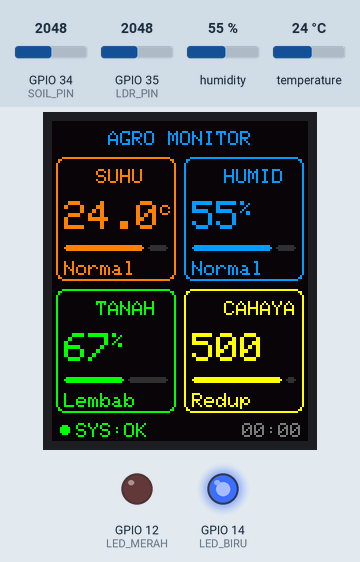
Recording of a sketch running on a simulated ESP32. Shown: 128×160 colour display, output pins drawn as LEDs (lit = HIGH). The inputs (shaded band) are chosen by the test bench; at power-on: GPIO 34 (SOIL_PIN) = 2048, GPIO 35 (LDR_PIN) = 2048, humidity 55 %, temperature 24 °C.

Above: at 1.3 s.
1.4 s: GPIO 34 (SOIL_PIN) set to 2462
At 3.1 s:
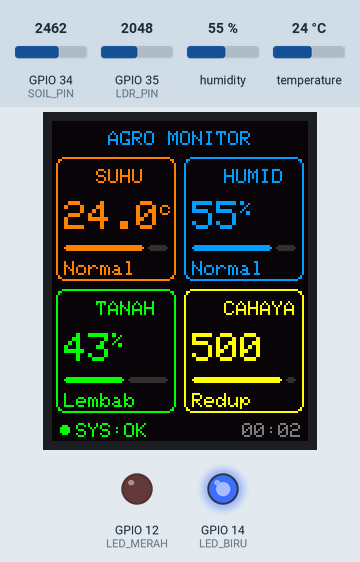
5.7 s: GPIO 34 (SOIL_PIN) set to 2563
At 6.8 s:
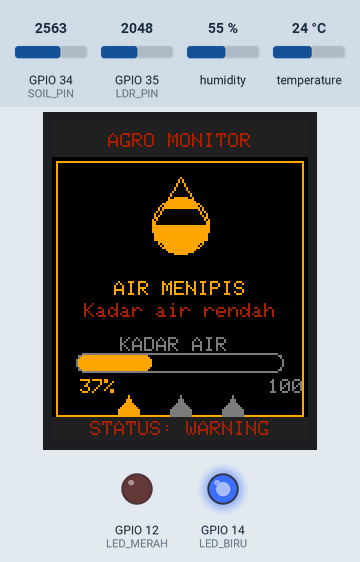
11.7 s: GPIO 35 (LDR_PIN) set to 444
At 13.1 s:
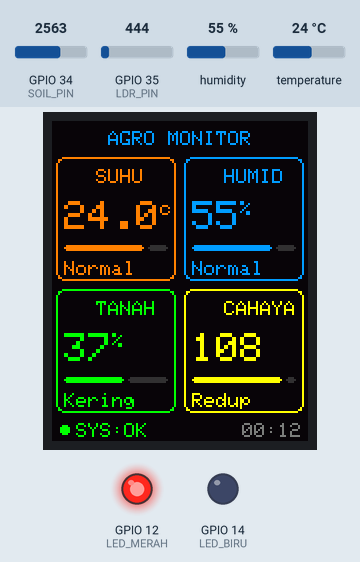
15.8 s: GPIO 35 (LDR_PIN) set to 393
At 16.7 s:
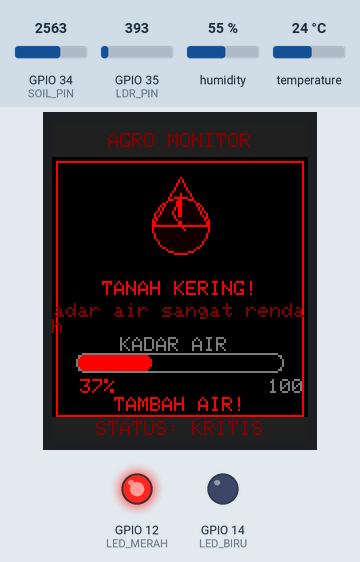
21.8 s: humidity set to 69 %
At 23.0 s:
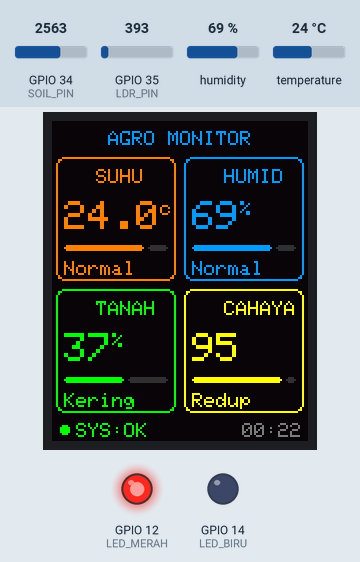
25.9 s: humidity set to 72 %
At 27.1 s:
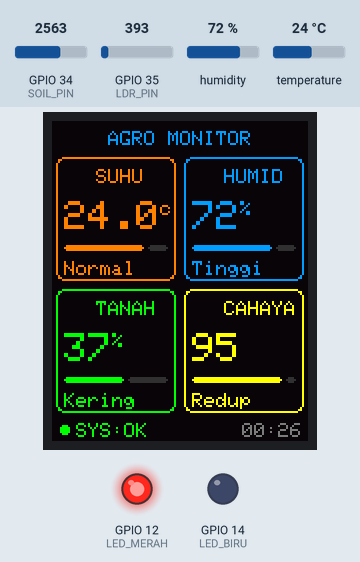
Timing chart, 0 to 28.9 s (numbered marks = the images above; inputs shaded):
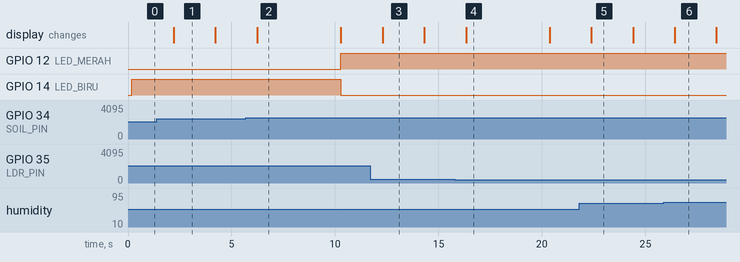

Measured:
- the behaviour switches between 2520 and 2521 on GPIO 34 (SOIL_PIN) (found by bisection; images 1 and 2)
- the behaviour switches between 410 and 409 on GPIO 35 (LDR_PIN) (found by bisection; images 3 and 4)
- the behaviour switches between 70 and 71 % on humidity (found by bisection; images 5 and 6)
- after the input at 5.7 s, GPIO 12 (LED_MERAH): LOW → HIGH after 4.6 s; GPIO 14 (LED_BIRU): HIGH → LOW after 4.6 s; the display: changes after 0.55 s (image 2)
- after the input at 15.8 s, the display: changes after 0.55 s (image 4)
- after the input at 25.9 s, the display: changes after 0.52 s (image 6)
- what the display in image 1 shows lasts 2.0 s, from 2.2 s to 4.2 s

The sketch:

code_offline.ino
```cpp
#include <Adafruit_GFX.h>
#include <Adafruit_ST7735.h>
#include <SPI.h>
#include <DHT.h>

// --- PIN HARDWARE ---
#define TFT_CS     5
#define TFT_RST    4
#define TFT_DC     2
#define DHTPIN     15
#define DHTTYPE    DHT22
#define SOIL_PIN   34
#define LDR_PIN    35   // <-- Pin AO dari Sensor Cahaya colok ke sini
#define LED_MERAH  12
#define LED_BIRU   14

// --- WARNA DASHBOARD UTAMA ---
#define C_BG       0x0821
#define C_ORANGE   0xFC00
#define C_CYAN     0x04FF
#define C_GREEN    0x07E0
#define C_YELLOW   0xFFE0
#define C_TEXT     0x7BEF

// --- WARNA UI WARNING DROP ---
#define COLOR_BG       0x0000
#define COLOR_HEADER   0x2104
#define COLOR_MUTED    0x7BEF
#define COLOR_GREEN    0x07E0
#define COLOR_GREEN_DK 0x03E0
#define COLOR_RED      0xF800
#define COLOR_RED_DK   0x8000
#define C_AMBER        0xFD20
#define C_AMBER_DK     0xA100

Adafruit_ST7735 tft = Adafruit_ST7735(TFT_CS, TFT_DC, TFT_RST);
DHT dht(DHTPIN, DHTTYPE);

// Kalibrasi Tanah
const int airKering = 3200;
const int airBasah  = 1500;

// ============================================================
// FUNGSI UI HELPER
// ============================================================
void drawHeader(const char* title, uint16_t color) {
  tft.fillRect(0, 0, 128, 18, COLOR_HEADER);
  tft.setTextColor(color); tft.setTextSize(1);
  int16_t x = (128 - strlen(title) * 6) / 2;
  tft.setCursor(x, 6); tft.print(title);
}

void drawFooter(const char* status, uint16_t color) {
  tft.fillRect(0, 148, 128, 12, COLOR_HEADER);
  tft.setTextColor(color); tft.setTextSize(1);
  int16_t x = (128 - strlen(status) * 6) / 2;
  tft.setCursor(x, 150); tft.print(status);
}

void drawCentered(const char* text, int16_t y, uint16_t color, uint8_t size = 1) {
  tft.setTextSize(size);
  int16_t x = (128 - strlen(text) * 6 * size) / 2;
  tft.setTextColor(color); tft.setCursor(x, y); tft.print(text);
}

// ============================================================
// FUNGSI UI WARNING TANAH (DROP ICON)
// ============================================================
void drawSoilBar(int pct, uint16_t fillCol) {
  tft.setTextColor(COLOR_MUTED); tft.setTextSize(1);
  tft.setCursor((128 - 10 * 6) / 2, 108); tft.print("KADAR AIR");
  tft.drawRoundRect(12, 116, 104, 10, 4, COLOR_MUTED);
  int fillW = (int)(pct / 100.0 * 100);
  if (fillW > 0) tft.fillRoundRect(13, 117, fillW, 8, 3, fillCol);
  char buf[6]; snprintf(buf, sizeof(buf), "%d%%", pct);
  tft.setTextColor(fillCol); tft.setCursor(14, 129); tft.print(buf);
  tft.setTextColor(COLOR_MUTED); tft.setCursor(108, 129); tft.print("100");
}

void drawDrop(int16_t cx, int16_t ty, uint8_t level, uint16_t col) {
  tft.fillTriangle(cx, ty, cx - 14, ty + 24, cx + 14, ty + 24, (level == 0) ? (uint16_t)0x1000 : (uint16_t)0x0820);
  tft.fillCircle(cx, ty + 24, 14, (level == 0) ? (uint16_t)0x1000 : (uint16_t)0x0820);
  if (level == 1) {
    tft.fillRect(cx - 13, ty + 24, 27, 8, C_AMBER); tft.fillCircle(cx, ty + 24, 13, C_AMBER);
    tft.fillRect(cx - 13, ty + 16, 27, 8, 0x0820);
  } else if (level == 2) {
    tft.fillTriangle(cx, ty + 4, cx - 13, ty + 24, cx + 13, ty + 24, col);
    tft.fillCircle(cx, ty + 24, 13, col);
  }
  tft.drawTriangle(cx, ty, cx - 14, ty + 24, cx + 14, ty + 24, col); tft.drawCircle(cx, ty + 24, 14, col);
  if (level == 0) {
    tft.drawLine(cx, ty + 8, cx - 4, ty + 18, col); tft.drawLine(cx - 4, ty + 18, cx + 2, ty + 26, col);
    tft.fillRect(cx - 1, ty + 10, 2, 10, col); tft.fillRect(cx - 1, ty + 22, 2, 3, col);
  }
}

void drawDropRow(int filled, uint16_t col) {
  int16_t xs[] = {38, 64, 90};
  for (int i = 0; i < 3; i++) {
    uint16_t c = (i < filled) ? col : COLOR_MUTED;
    tft.fillTriangle(xs[i], 137, xs[i] - 5, 146, xs[i] + 5, 146, c); tft.fillCircle(xs[i], 146, 5, c);
  }
}

void showCritical(int pct) {
  tft.fillScreen(COLOR_BG); drawHeader("AGRO MONITOR", COLOR_RED_DK);
  tft.drawRect(2, 20, 124, 128, COLOR_RED); drawDrop(64, 28, 0, COLOR_RED);
  drawCentered("TANAH KERING!", 80, COLOR_RED); drawCentered("Kadar air sangat rendah", 91, COLOR_RED_DK);
  drawSoilBar(pct, COLOR_RED); drawCentered("TAMBAH AIR!", 138, COLOR_RED);
  drawFooter("STATUS: KRITIS", COLOR_RED_DK);
}

void showWarning(int pct) {
  tft.fillScreen(COLOR_BG); drawHeader("AGRO MONITOR", C_AMBER_DK);
  tft.drawRect(2, 20, 124, 128, C_AMBER); drawDrop(64, 28, 1, C_AMBER);
  drawCentered("AIR MENIPIS", 80, C_AMBER); drawCentered("Kadar air rendah", 91, C_AMBER_DK);
  drawSoilBar(pct, C_AMBER); drawDropRow(1, C_AMBER); drawFooter("STATUS: WARNING", C_AMBER_DK);
}

void showNormal(int pct) {
  tft.fillScreen(COLOR_BG); drawHeader("AGRO MONITOR", COLOR_GREEN_DK);
  tft.drawRect(2, 20, 124, 128, COLOR_GREEN); drawDrop(64, 28, 2, COLOR_GREEN);
  drawCentered("AIR CUKUP", 80, COLOR_GREEN); drawCentered("Tanaman terhidrasi", 91, COLOR_GREEN_DK);
  drawSoilBar(pct, COLOR_GREEN); drawDropRow(3, COLOR_GREEN); drawFooter("STATUS: NORMAL", COLOR_GREEN_DK);
}

// ============================================================
// FUNGSI MENGGAMBAR KERANGKA UI UTAMA DASHBOARD
// ============================================================
void drawLayoutUI() {
  tft.fillScreen(C_BG); tft.setTextSize(1); tft.setTextColor(C_CYAN);
  tft.setCursor(28, 5); tft.print("AGRO MONITOR");

  tft.drawRoundRect(2, 18, 60, 62, 4, C_ORANGE); tft.setCursor(22, 24); tft.setTextColor(C_ORANGE); tft.print("SUHU");
  tft.fillRoundRect(6, 62, 40, 3, 1, C_ORANGE); tft.fillRoundRect(48, 62, 10, 3, 1, 0x3186);

  tft.drawRoundRect(66, 18, 60, 62, 4, C_CYAN); tft.setCursor(86, 24); tft.setTextColor(C_CYAN); tft.print("HUMID");
  tft.fillRoundRect(70, 62, 40, 3, 1, C_CYAN); tft.fillRoundRect(112, 62, 10, 3, 1, 0x3186);

  tft.drawRoundRect(2, 84, 60, 62, 4, C_GREEN); tft.setCursor(22, 90); tft.setTextColor(C_GREEN); tft.print("TANAH");
  tft.fillRoundRect(6, 128, 30, 3, 1, C_GREEN); tft.fillRoundRect(38, 128, 20, 3, 1, 0x3186);

  tft.drawRoundRect(66, 84, 60, 62, 4, C_YELLOW); tft.setCursor(86, 90); tft.setTextColor(C_YELLOW); tft.print("CAHAYA");
  tft.fillRoundRect(70, 128, 45, 3, 1, C_YELLOW); tft.fillRoundRect(117, 128, 5, 3, 1, 0x3186);

  tft.fillCircle(6, 154, 2, C_GREEN); tft.setCursor(12, 151); tft.setTextColor(C_GREEN); tft.print("SYS:OK");
}

// ============================================================
// SETUP
// ============================================================
void setup() {
  Serial.begin(115200);
  dht.begin();

  pinMode(LED_MERAH, OUTPUT);
  pinMode(LED_BIRU, OUTPUT);
  pinMode(LDR_PIN, INPUT);

  tft.initR(INITR_BLACKTAB);
  tft.setRotation(2); // Layar diputar 180 derajat

  // Langsung render Dashboard tanpa nunggu WiFi
  drawLayoutUI();
}

// ============================================================
// MAIN LOOP
// ============================================================
void loop() {
  // 1. Baca Sensor
  float t = dht.readTemperature();
  float h = dht.readHumidity();
  int rawSoil = analogRead(SOIL_PIN);
  int rawLDR = analogRead(LDR_PIN);

  // Deteksi Sensor Copot/Rusak
  bool errDHT = (isnan(t) || isnan(h));
  bool errSoil = (rawSoil <= 5 || rawSoil >= 4090);
  bool errLDR = (rawLDR <= 5 || rawLDR >= 4090);

  // Konversi Data (Batas 0-100% dan 0-1000 lux)
  int s = errSoil ? 0 : constrain(map(rawSoil, airKering, airBasah, 0, 100), 0, 100);
  int c = errLDR ? 0 : map(rawLDR, 0, 4095, 0, 1000);

  // --- LOGIKA POP-UP WARNING (MUNcul 1x TIAP 5 MENIT JIKA BAHAYA) ---
  static unsigned long lastWarningMillis = 0;
  static int lastAlertState = 0;

  // Status alert: 2 = Kritis, 1 = Warning, 0 = Aman
  int currentAlertState = (s < 20 || c < 100) ? 2 : ((s < 40 || c < 200) ? 1 : 0);

  if (currentAlertState != 0) {
    // Trigger pop-up jika status memburuk ATAU sudah 5 menit (300.000 ms)
    if (currentAlertState != lastAlertState || (millis() - lastWarningMillis >= 300000)) {

      if (currentAlertState == 2) showCritical(s);
      else showWarning(s);

      delay(4000);     // Tahan Pop-up 4 detik
      drawLayoutUI();  // Hapus Pop-up & balikin ke Dashboard

      lastWarningMillis = millis();
      lastAlertState = currentAlertState;
    }
  } else {
    // Balik Normal
    if (lastAlertState != 0) {
       showNormal(s);
       delay(4000);
       drawLayoutUI();
    }
    lastAlertState = 0;
  }

  // --- UPDATE ANGKA DI DASHBOARD UTAMA ---
  String statusSuhu = errDHT ? "-" : ((t > 35) ? "Panas" : "Normal");
  String statusHumid = errDHT ? "-" : ((h > 70) ? "Tinggi" : "Normal");
  String statusTanah = errSoil ? "-" : ((s < 40) ? "Kering" : "Lembab");
  String statusCahaya = errLDR ? "-" : ((c > 600) ? "Cerah" : "Redup");

  // Update SUHU
  tft.fillRect(6, 38, 52, 16, C_BG);
  tft.setCursor(6, 40); tft.setTextColor(C_ORANGE); tft.setTextSize(2);
  if(errDHT) { tft.print("-"); } else { tft.print(t, 1); tft.setTextSize(1); tft.print("c"); }
  tft.fillRect(6, 68, 52, 10, C_BG);
  tft.setCursor(6, 70); tft.setTextColor(C_ORANGE); tft.setTextSize(1); tft.print(statusSuhu);

  // Update HUMID
  tft.fillRect(70, 38, 52, 16, C_BG);
  tft.setCursor(70, 40); tft.setTextColor(C_CYAN); tft.setTextSize(2);
  if(errDHT) { tft.print("-"); } else { tft.print(h, 0); tft.setTextSize(1); tft.print("%"); }
  tft.fillRect(70, 68, 52, 10, C_BG);
  tft.setCursor(70, 70); tft.setTextColor(C_CYAN); tft.setTextSize(1); tft.print(statusHumid);

  // Update TANAH
  tft.fillRect(6, 104, 52, 16, C_BG);
  tft.setCursor(6, 106); tft.setTextColor(COLOR_GREEN); tft.setTextSize(2);
  if(errSoil) { tft.print("-"); } else { tft.print(s); tft.setTextSize(1); tft.print("%"); }
  tft.fillRect(6, 134, 52, 10, C_BG);
  tft.setCursor(6, 136); tft.setTextColor(COLOR_GREEN); tft.setTextSize(1); tft.print(statusTanah);

  // Update CAHAYA
  tft.fillRect(70, 104, 52, 16, C_BG);
  tft.setCursor(70, 106); tft.setTextColor(C_YELLOW); tft.setTextSize(2);
  if(errLDR) { tft.print("-"); } else { tft.print(c); }
  tft.fillRect(70, 134, 52, 10, C_BG);
  tft.setCursor(70, 136); tft.setTextColor(C_YELLOW); tft.setTextSize(1); tft.print(statusCahaya);

  // Waktu Footer (Uptime System Format Menit:Detik)
  int upTimeSec = millis() / 1000;
  char timeStr[10];
  snprintf(timeStr, sizeof(timeStr), "%02d:%02d", (upTimeSec / 60) % 60, upTimeSec % 60);
  tft.fillRect(95, 151, 30, 10, C_BG);
  tft.setCursor(95, 151); tft.setTextColor(C_TEXT); tft.print(timeStr);

  // --- LOGIKA LED FISIK ---
  if (errDHT || errSoil || errLDR || s < 40 || c < 100 || t > 35) {
    digitalWrite(LED_MERAH, HIGH);
    digitalWrite(LED_BIRU, LOW);
  } else {
    digitalWrite(LED_MERAH, LOW);
    digitalWrite(LED_BIRU, HIGH);
  }

  delay(2000); // Jeda pembacaan biar layar nggak kedip dan sensor rileks
}
```
